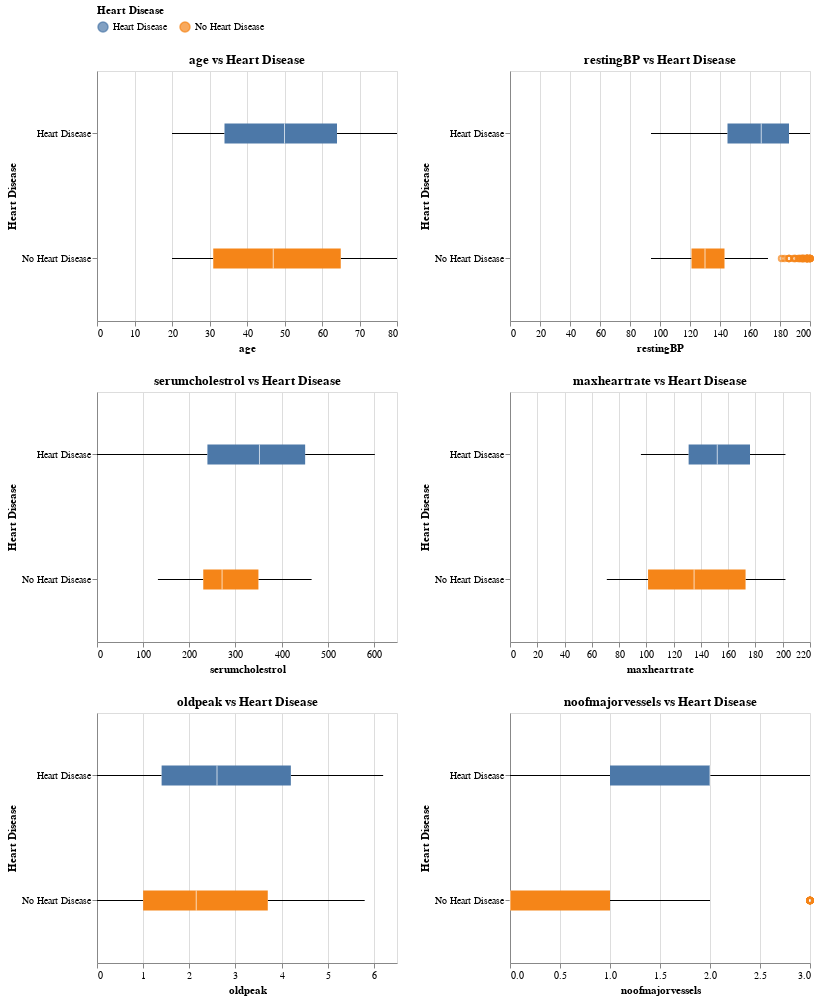

The notebook cell saved with this chart:
### Code cell
# Map target to descriptive labels
train_df['label'] = train_df['target'].map({0: 'No Heart Disease', 1: 'Heart Disease'})

charts = []

# Create boxplots for each continuous feature
for col in num_cols:
    chart = alt.Chart(train_df).mark_boxplot(size=20).encode(
        x=alt.X(f'{col}:Q', title=col),
        y=alt.Y('label:N', title='Heart Disease'),  # use descriptive label
        color=alt.Color('label:N', title='Heart Disease')
    ).properties(
        title=f'{col} vs Heart Disease',
        width=300,
        height=250
    )
    charts.append(chart)

# Arrange 2 charts per row
rows = []
for i in range(0, len(charts), 2):
    row_charts = charts[i:i+2]
    row = alt.hconcat(*row_charts)
    rows.append(row)

# Stack all rows vertically
final_chart = alt.vconcat(*rows).configure_legend(
    orient='top'
)

final_chart

### Figure 1 — Vega-Lite specification as saved in the notebook (floating-point values rounded to 4 significant figures; data arrays with more than 128 entries replaced by an {"elided": "..."} marker saying what was removed)
{"config": {"view": {"continuousWidth": 300, "continuousHeight": 300}, "legend": {"orient": "top"}}, "vconcat": [{"hconcat": [{"mark": {"type": "boxplot", "size": 20}, "encoding": {"color": {"field": "label", "title": "Heart Disease", "type": "nominal"}, "x": {"field": "age", "title": "age", "type": "quantitative"}, "y": {"field": "label", "title": "Heart Disease", "type": "nominal"}}, "height": 250, "title": "age vs Heart Disease", "width": 300}, {"mark": {"type": "boxplot", "size": 20}, "encoding": {"color": {"field": "label", "title": "Heart Disease", "type": "nominal"}, "x": {"field": "restingBP", "title": "restingBP", "type": "quantitative"}, "y": {"field": "label", "title": "Heart Disease", "type": "nominal"}}, "height": 250, "title": "restingBP vs Heart Disease", "width": 300}]}, {"hconcat": [{"mark": {"type": "boxplot", "size": 20}, "encoding": {"color": {"field": "label", "title": "Heart Disease", "type": "nominal"}, "x": {"field": "serumcholestrol", "title": "serumcholestrol", "type": "quantitative"}, "y": {"field": "label", "title": "Heart Disease", "type": "nominal"}}, "height": 250, "title": "serumcholestrol vs Heart Disease", "width": 300}, {"mark": {"type": "boxplot", "size": 20}, "encoding": {"color": {"field": "label", "title": "Heart Disease", "type": "nominal"}, "x": {"field": "maxheartrate", "title": "maxheartrate", "type": "quantitative"}, "y": {"field": "label", "title": "Heart Disease", "type": "nominal"}}, "height": 250, "title": "maxheartrate vs Heart Disease", "width": 300}]}, {"hconcat": [{"mark": {"type": "boxplot", "size": 20}, "encoding": {"color": {"field": "label", "title": "Heart Disease", "type": "nominal"}, "x": {"field": "oldpeak", "title": "oldpeak", "type": "quantitative"}, "y": {"field": "label", "title": "Heart Disease", "type": "nominal"}}, "height": 250, "title": "oldpeak vs Heart Disease", "width": 300}, {"mark": {"type": "boxplot", "size": 20}, "encoding": {"color": {"field": "label", "title": "Heart Disease", "type": "nominal"}, "x": {"field": "noofmajorvessels", "title": "noofmajorvessels", "type": "quantitative"}, "y": {"field": "label", "title": "Heart Disease", "type": "nominal"}}, "height": 250, "title": "noofmajorvessels vs Heart Disease", "width": 300}]}], "data": {"name": "data-9f473251978c4229e10c23eb3174377f"}, "$schema": "https://vega.github.io/schema/vega-lite/v5.20.1.json", "datasets": {"data-9f473251978c4229e10c23eb3174377f": {"elided": "700 records"}}}
